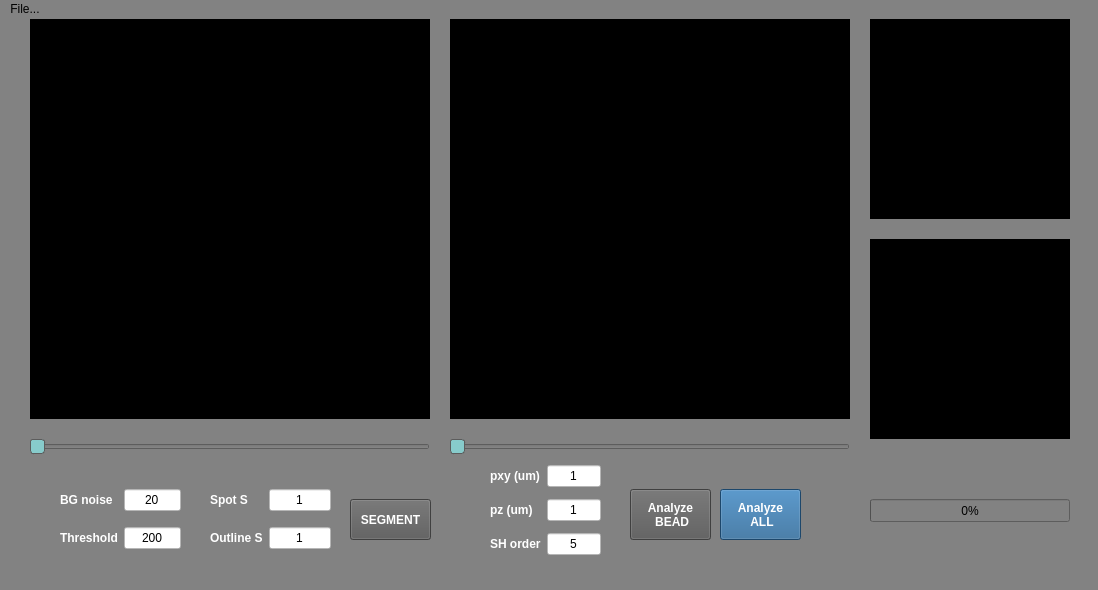
<?xml version="1.0" encoding="UTF-8"?>
<ui version="4.0">
 <class>MainWindow</class>
 <widget class="QMainWindow" name="MainWindow">
  <property name="geometry">
   <rect>
    <x>0</x>
    <y>0</y>
    <width>1098</width>
    <height>590</height>
   </rect>
  </property>
  <property name="windowTitle">
   <string>QBeadBuddy</string>
  </property>
  <property name="styleSheet">
   <string notr="true">background-color: rgb(130, 130, 130);</string>
  </property>
  <widget class="QWidget" name="centralwidget">
   <widget class="QWidget" name="gridLayoutWidget_2">
    <property name="geometry">
     <rect>
      <x>60</x>
      <y>460</y>
      <width>121</width>
      <height>81</height>
     </rect>
    </property>
    <layout class="QGridLayout" name="gridLayout_2">
     <item row="1" column="0">
      <widget class="QLabel" name="label_threshold">
       <property name="styleSheet">
        <string notr="true">color: rgb(255, 255, 255);
font-weight: bold</string>
       </property>
       <property name="text">
        <string>Threshold</string>
       </property>
      </widget>
     </item>
     <item row="0" column="1">
      <widget class="QLineEdit" name="INPUT_BGnoise">
       <property name="styleSheet">
        <string notr="true">background-color: rgb(255,255,255);</string>
       </property>
       <property name="text">
        <string>20</string>
       </property>
       <property name="alignment">
        <set>Qt::AlignCenter</set>
       </property>
      </widget>
     </item>
     <item row="0" column="0">
      <widget class="QLabel" name="label_BGnoise">
       <property name="styleSheet">
        <string notr="true">color: rgb(255, 255, 255);
font-weight: bold</string>
       </property>
       <property name="text">
        <string>BG noise</string>
       </property>
      </widget>
     </item>
     <item row="1" column="1">
      <widget class="QLineEdit" name="INPUT_Threshold">
       <property name="styleSheet">
        <string notr="true">background-color: rgb(255,255,255);</string>
       </property>
       <property name="text">
        <string>200</string>
       </property>
       <property name="alignment">
        <set>Qt::AlignCenter</set>
       </property>
      </widget>
     </item>
    </layout>
   </widget>
   <widget class="QWidget" name="gridLayoutWidget_3">
    <property name="geometry">
     <rect>
      <x>210</x>
      <y>460</y>
      <width>121</width>
      <height>81</height>
     </rect>
    </property>
    <layout class="QGridLayout" name="gridLayout_3">
     <item row="1" column="0">
      <widget class="QLabel" name="label_Outline">
       <property name="styleSheet">
        <string notr="true">color: rgb(255, 255, 255);
font-weight: bold</string>
       </property>
       <property name="text">
        <string>Outline S</string>
       </property>
      </widget>
     </item>
     <item row="0" column="1">
      <widget class="QLineEdit" name="INPUT_Spot">
       <property name="styleSheet">
        <string notr="true">background-color: rgb(255,255,255);</string>
       </property>
       <property name="text">
        <string>1</string>
       </property>
       <property name="alignment">
        <set>Qt::AlignCenter</set>
       </property>
      </widget>
     </item>
     <item row="0" column="0">
      <widget class="QLabel" name="label_Spot">
       <property name="styleSheet">
        <string notr="true">color: rgb(255, 255, 255);
font-weight: bold</string>
       </property>
       <property name="text">
        <string>Spot S</string>
       </property>
      </widget>
     </item>
     <item row="1" column="1">
      <widget class="QLineEdit" name="INPUT_Outline">
       <property name="styleSheet">
        <string notr="true">background-color: rgb(255,255,255);</string>
       </property>
       <property name="text">
        <string>1</string>
       </property>
       <property name="alignment">
        <set>Qt::AlignCenter</set>
       </property>
      </widget>
     </item>
    </layout>
   </widget>
   <widget class="QSlider" name="Slider_1">
    <property name="geometry">
     <rect>
      <x>30</x>
      <y>420</y>
      <width>400</width>
      <height>16</height>
     </rect>
    </property>
    <property name="styleSheet">
     <string notr="true">QSlider::handle:horizontal {
background-color: rgb(135, 203, 203);
border: 1px solid #5c5c5c;
width: 10px;
border-radius: 3px;
}</string>
    </property>
    <property name="orientation">
     <enum>Qt::Horizontal</enum>
    </property>
   </widget>
   <widget class="QPushButton" name="BUTTON_Segment">
    <property name="geometry">
     <rect>
      <x>350</x>
      <y>480</y>
      <width>81</width>
      <height>41</height>
     </rect>
    </property>
    <property name="styleSheet">
     <string notr="true">color: rgb(255,255,255);
background-color: rgb(90, 90, 90);
font-weight: bold
</string>
    </property>
    <property name="text">
     <string>SEGMENT</string>
    </property>
   </widget>
   <widget class="QSlider" name="Slider_2">
    <property name="geometry">
     <rect>
      <x>450</x>
      <y>420</y>
      <width>400</width>
      <height>16</height>
     </rect>
    </property>
    <property name="styleSheet">
     <string notr="true">QSlider::handle:horizontal {
background-color: rgb(135, 203, 203);
border: 1px solid #5c5c5c;
width: 10px;
border-radius: 3px;
}</string>
    </property>
    <property name="orientation">
     <enum>Qt::Horizontal</enum>
    </property>
   </widget>
   <widget class="QProgressBar" name="ProgressBar">
    <property name="geometry">
     <rect>
      <x>870</x>
      <y>480</y>
      <width>200</width>
      <height>23</height>
     </rect>
    </property>
    <property name="styleSheet">
     <string notr="true">selection-background-color: rgb(135, 203, 203);
color:rgb(0,0,0)</string>
    </property>
    <property name="value">
     <number>0</number>
    </property>
   </widget>
   <widget class="QLabel" name="Canvas_1">
    <property name="geometry">
     <rect>
      <x>30</x>
      <y>0</y>
      <width>400</width>
      <height>400</height>
     </rect>
    </property>
    <property name="styleSheet">
     <string notr="true">background-color: rgb(0, 0, 0);</string>
    </property>
    <property name="text">
     <string/>
    </property>
   </widget>
   <widget class="QLabel" name="Canvas_2">
    <property name="geometry">
     <rect>
      <x>450</x>
      <y>0</y>
      <width>400</width>
      <height>400</height>
     </rect>
    </property>
    <property name="styleSheet">
     <string notr="true">background-color: rgb(0, 0, 0);</string>
    </property>
    <property name="text">
     <string/>
    </property>
   </widget>
   <widget class="QLabel" name="Canvas_3">
    <property name="geometry">
     <rect>
      <x>870</x>
      <y>0</y>
      <width>200</width>
      <height>200</height>
     </rect>
    </property>
    <property name="styleSheet">
     <string notr="true">background-color: rgb(0, 0, 0);</string>
    </property>
    <property name="text">
     <string/>
    </property>
   </widget>
   <widget class="QWidget" name="gridLayoutWidget_4">
    <property name="geometry">
     <rect>
      <x>490</x>
      <y>440</y>
      <width>111</width>
      <height>104</height>
     </rect>
    </property>
    <layout class="QGridLayout" name="gridLayout_4">
     <item row="0" column="1">
      <widget class="QLineEdit" name="INPUT_pxy">
       <property name="styleSheet">
        <string notr="true">background-color: rgb(255,255,255);</string>
       </property>
       <property name="text">
        <string>1</string>
       </property>
       <property name="alignment">
        <set>Qt::AlignCenter</set>
       </property>
      </widget>
     </item>
     <item row="1" column="1">
      <widget class="QLineEdit" name="INPUT_Threshold_2">
       <property name="styleSheet">
        <string notr="true">background-color: rgb(255,255,255);</string>
       </property>
       <property name="text">
        <string>1</string>
       </property>
       <property name="alignment">
        <set>Qt::AlignCenter</set>
       </property>
      </widget>
     </item>
     <item row="1" column="0">
      <widget class="QLabel" name="label_pz">
       <property name="styleSheet">
        <string notr="true">color: rgb(255, 255, 255);
font-weight: bold</string>
       </property>
       <property name="text">
        <string>pz (um)</string>
       </property>
      </widget>
     </item>
     <item row="0" column="0">
      <widget class="QLabel" name="label_pxy">
       <property name="styleSheet">
        <string notr="true">color: rgb(255, 255, 255);
font-weight: bold</string>
       </property>
       <property name="text">
        <string>pxy (um)</string>
       </property>
      </widget>
     </item>
     <item row="2" column="1">
      <widget class="QLineEdit" name="INPUT_SH_Order">
       <property name="styleSheet">
        <string notr="true">background-color: rgb(255,255,255);</string>
       </property>
       <property name="text">
        <string>5</string>
       </property>
       <property name="alignment">
        <set>Qt::AlignCenter</set>
       </property>
      </widget>
     </item>
     <item row="2" column="0">
      <widget class="QLabel" name="label_SH_order">
       <property name="styleSheet">
        <string notr="true">color: rgb(255, 255, 255);
font-weight: bold</string>
       </property>
       <property name="text">
        <string>SH order</string>
       </property>
      </widget>
     </item>
    </layout>
   </widget>
   <widget class="QPushButton" name="BUTTON_Analyze_BEAD">
    <property name="geometry">
     <rect>
      <x>630</x>
      <y>470</y>
      <width>81</width>
      <height>51</height>
     </rect>
    </property>
    <property name="styleSheet">
     <string notr="true">color: rgb(255,255,255);
background-color: rgb(90, 90, 90);
font-weight: bold
</string>
    </property>
    <property name="text">
     <string>Analyze 
 BEAD</string>
    </property>
   </widget>
   <widget class="QPushButton" name="BUTTON_Analyze_ALL">
    <property name="geometry">
     <rect>
      <x>720</x>
      <y>470</y>
      <width>81</width>
      <height>51</height>
     </rect>
    </property>
    <property name="styleSheet">
     <string notr="true">color: rgb(255,255,255);
background-color: rgb(90, 90, 90);
background-color: rgb(40, 100, 150);
font-weight: bold
</string>
    </property>
    <property name="text">
     <string>Analyze 
 ALL</string>
    </property>
   </widget>
   <widget class="plotCanvas" name="widget" native="true">
    <property name="geometry">
     <rect>
      <x>870</x>
      <y>220</y>
      <width>200</width>
      <height>200</height>
     </rect>
    </property>
    <property name="styleSheet">
     <string notr="true">background-color: rgb(0, 0, 0);</string>
    </property>
   </widget>
  </widget>
  <widget class="QMenuBar" name="menubar">
   <property name="geometry">
    <rect>
     <x>0</x>
     <y>0</y>
     <width>1098</width>
     <height>20</height>
    </rect>
   </property>
   <widget class="QMenu" name="menuFile">
    <property name="title">
     <string>File...</string>
    </property>
    <addaction name="Button_Open"/>
   </widget>
   <addaction name="menuFile"/>
  </widget>
  <widget class="QStatusBar" name="statusbar"/>
  <action name="Button_Open">
   <property name="text">
    <string>Open TIFF</string>
   </property>
  </action>
 </widget>
 <customwidgets>
  <customwidget>
   <class>plotCanvas</class>
   <extends>QWidget</extends>
   <header>plotcanvas.h</header>
   <container>1</container>
  </customwidget>
 </customwidgets>
 <resources/>
 <connections/>
</ui>
